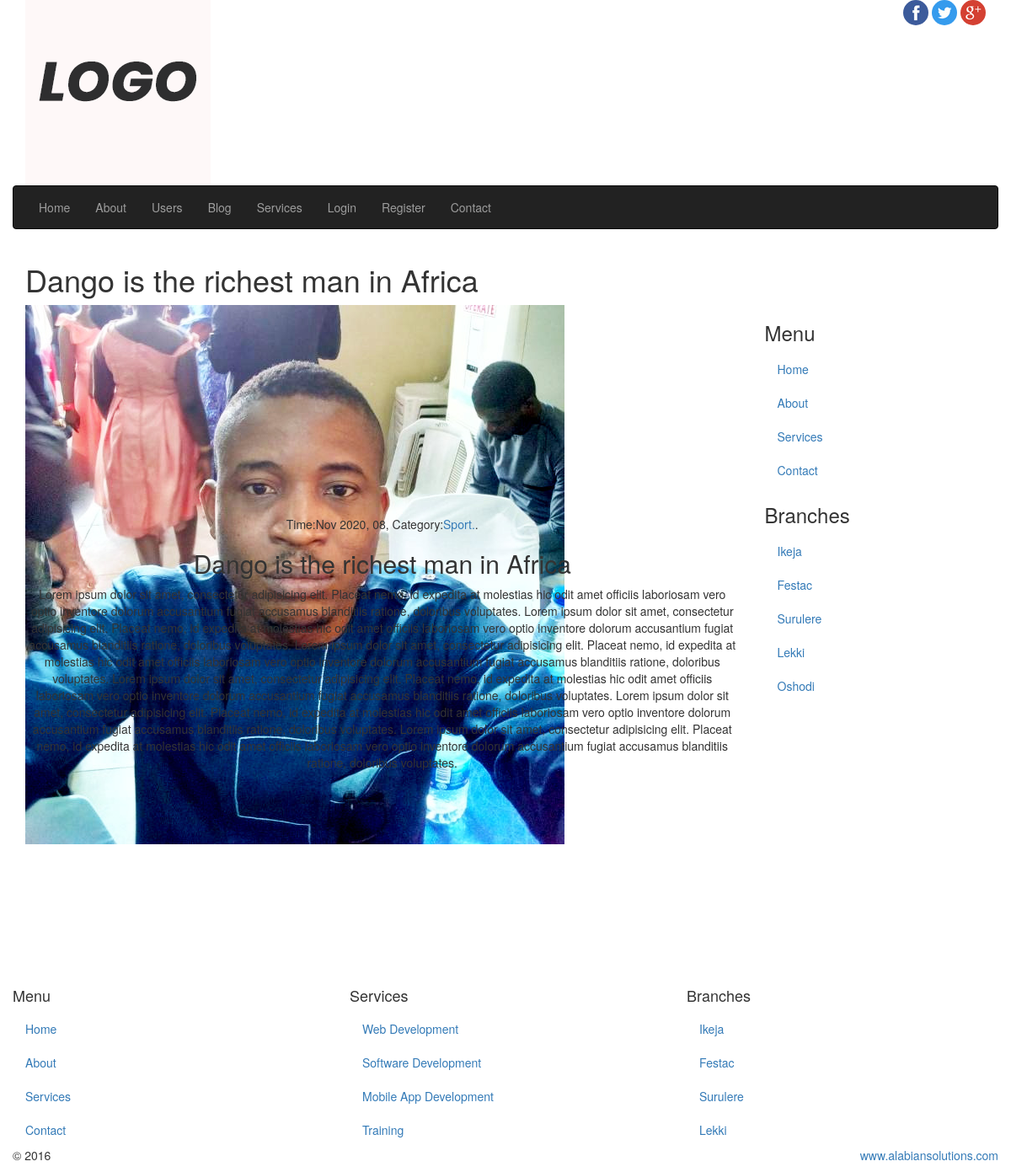
Screenshot of /webpages/single-blog/2/ with the database file from the repository.
### frontend/models.py (models this page shows, shortened)
class Post(models.Model):
    PUBLISH = 'PB'
    UNPUBLISH = 'UPB'
    FEATURED_VALUES = [
        (PUBLISH, 'Publish'),
        (UNPUBLISH, 'Unpublish')
    ]
    pst_title = models.CharField(max_length=100)
    user = models.ForeignKey(User, on_delete=models.CASCADE)
    category = models.ManyToManyField(Category)
    pst_img = models.ImageField(blank=True, null=True, upload_to='uploads/')
    featured = models.CharField(max_length=5, choices=FEATURED_VALUES, default=PUBLISH)
    created = models.DateTimeField(auto_now_add=True)
    content = models.TextField()
    class Meta():
        verbose_name_plural = 'Post'

### frontend/views.py (the view)
# urls.py: path('single-blog/<int:post_id>/', views.single_blog, name='single_blog'),
def single_blog(request, post_id):
    try:
        single = Post.objects.get(id=post_id)
    except:
        return render(request, 'frontend/404.html')
    return render(request, 'frontend/single-blog.html', {'sin':single})

### templates/frontend/single-blog.html (shortened to what this page needs)
{% extends 'frontend/base.html' %}
{% load static %}
{% block content %}
<section id="sectionTitle">
  <div class="pageTitle">
    <h1>{{ sin.pst_title }}</h1>
  </div>
</section>
<section id="content">
  <div class="row">
    {% if sin %}
    <div class="col-sm-9 text-center" id="detailContent">
      <div class="contain-img">
        <div class="img-div" style="height: 250px">
          <img src="{{ sin.pst_img.url }}" class="img-responsive">
        </div>
        <p>
          Time:{{ sin.created|date:'M Y, d' }},
          Category:<a href="sport.html">Sport.</a>.
        </p>
      </div>
      <div class="detail-content">
        <h2>{{ sin.pst_title }}</h2>
        <p>
          {{ sin.content }}
        </p>
      </div>
    </div>
    {% endif %}
    {% include 'frontend/sidebar.html' %}
  </div>
</section>
{% endblock %}

### rows the page displays
Post: pst_title "Dango is the richest man in Africa", pst_img (picture), created "Nov 2020, 08", content "Lorem ipsum dolor sit amet, consectetur adipisicing elit. Placeat nemo, id expedita at molestias hic odit amet officiis laboriosam vero optio inventore dolorum accusantium fugiat accusamus blanditiis ratione, doloribus voluptates. Lorem ipsum dolor sit amet, consectetur adipisicing elit. Placeat nemo, id expedita at molestias hic odit amet officiis laboriosam vero optio inventore dolorum accusantium fugiat accusamus blanditiis ratione, doloribus voluptates. Lorem ipsum dolor sit amet, consectetur adipisicing elit. Placeat nemo, id expedita at molestias hic odit amet officiis laboriosam vero optio inventore dolorum accusantium fugiat accusamus blanditiis ratione, doloribus voluptates. Lorem…"
